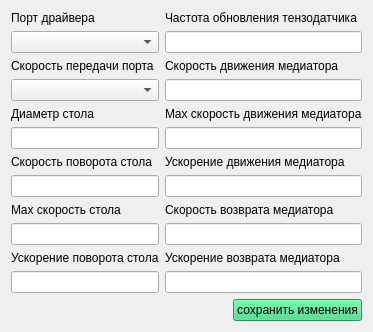
      <widget class="QWidget" name="devise_config">
       <attribute name="title">
        <string>Параметры установки</string>
       </attribute>
       <layout class="QVBoxLayout" name="verticalLayout_36">
        <item>
         <layout class="QVBoxLayout" name="verticalLayout_35">
          <item>
           <layout class="QHBoxLayout" name="horizontalLayout_10">
            <item>
             <layout class="QVBoxLayout" name="verticalLayout_34">
              <item>
               <layout class="QVBoxLayout" name="verticalLayout_21">
                <item>
                 <widget class="QLabel" name="dc_label_operating_port">
                  <property name="text">
                   <string>Порт драйвера</string>
                  </property>
                 </widget>
                </item>
                <item>
                 <widget class="QComboBox" name="dc_operating_port"/>
                </item>
               </layout>
              </item>
              <item>
               <layout class="QVBoxLayout" name="verticalLayout_22">
                <item>
                 <widget class="QLabel" name="dc_label_serial_baud_rate">
                  <property name="text">
                   <string>Скорость передачи порта</string>
                  </property>
                 </widget>
                </item>
                <item>
                 <widget class="QComboBox" name="dc_serial_baud_rate"/>
                </item>
               </layout>
              </item>
              <item>
               <layout class="QVBoxLayout" name="verticalLayout_23">
                <item>
                 <widget class="QLabel" name="dc_label_base_diameter">
                  <property name="text">
                   <string>Диаметр стола</string>
                  </property>
                 </widget>
                </item>
                <item>
                 <widget class="QLineEdit" name="dc_base_diameter">
                  <property name="text">
                   <string/>
                  </property>
                 </widget>
                </item>
               </layout>
              </item>
              <item>
               <layout class="QVBoxLayout" name="verticalLayout_24">
                <item>
                 <widget class="QLabel" name="dc_label_base_motor_speed">
                  <property name="text">
                   <string>Скорость поворота стола</string>
                  </property>
                 </widget>
                </item>
                <item>
                 <widget class="QLineEdit" name="dc_base_motor_speed">
                  <property name="text">
                   <string/>
                  </property>
                 </widget>
                </item>
               </layout>
              </item>
              <item>
               <layout class="QVBoxLayout" name="verticalLayout_25">
                <item>
                 <widget class="QLabel" name="dc_label_base_motor_max_speed">
                  <property name="text">
                   <string>Max скорость стола</string>
                  </property>
                 </widget>
                </item>
                <item>
                 <widget class="QLineEdit" name="dc_base_motor_max_speed">
                  <property name="text">
                   <string/>
                  </property>
                 </widget>
                </item>
               </layout>
              </item>
              <item>
               <layout class="QVBoxLayout" name="verticalLayout_26">
                <item>
                 <widget class="QLabel" name="dc_label_base_motor_accel">
                  <property name="text">
                   <string>Ускорение поворота стола</string>
                  </property>
                 </widget>
                </item>
                <item>
                 <widget class="QLineEdit" name="dc_base_motor_accel">
                  <property name="text">
                   <string/>
                  </property>
                 </widget>
                </item>
               </layout>
              </item>
             </layout>
            </item>
            <item>
             <layout class="QVBoxLayout" name="verticalLayout_33">
              <item>
               <layout class="QVBoxLayout" name="verticalLayout_27">
                <item>
                 <widget class="QLabel" name="dc_label_tenzo_update_rate">
                  <property name="text">
                   <string>Частота обновления тензодатчика</string>
                  </property>
                 </widget>
                </item>
                <item>
                 <widget class="QLineEdit" name="dc_tenzo_update_rate">
                  <property name="text">
                   <string/>
                  </property>
                 </widget>
                </item>
               </layout>
              </item>
              <item>
               <layout class="QVBoxLayout" name="verticalLayout_28">
                <item>
                 <widget class="QLabel" name="dc_label_head_motor_speed">
                  <property name="text">
                   <string>Скорость движения медиатора</string>
                  </property>
                 </widget>
                </item>
                <item>
                 <widget class="QLineEdit" name="dc_head_motor_speed">
                  <property name="text">
                   <string/>
                  </property>
                 </widget>
                </item>
               </layout>
              </item>
              <item>
               <layout class="QVBoxLayout" name="verticalLayout_29">
                <item>
                 <widget class="QLabel" name="dc_label_head_motor_max_speed">
                  <property name="text">
                   <string>Max скорость движения медиатора</string>
                  </property>
                 </widget>
                </item>
                <item>
                 <widget class="QLineEdit" name="dc_head_motor_max_speed">
                  <property name="text">
                   <string/>
                  </property>
                 </widget>
                </item>
               </layout>
              </item>
              <item>
               <layout class="QVBoxLayout" name="verticalLayout_30">
                <item>
                 <widget class="QLabel" name="dc_label_head_motor_accel">
                  <property name="text">
                   <string>Ускорение движения медиатора</string>
                  </property>
                 </widget>
                </item>
                <item>
                 <widget class="QLineEdit" name="dc_head_motor_accel">
                  <property name="text">
                   <string/>
                  </property>
                 </widget>
                </item>
               </layout>
              </item>
              <item>
               <layout class="QVBoxLayout" name="verticalLayout_31">
                <item>
                 <widget class="QLabel" name="dc_label_head_motor_returning_speed">
                  <property name="text">
                   <string>Скорость возврата медиатора</string>
                  </property>
                 </widget>
                </item>
                <item>
                 <widget class="QLineEdit" name="dc_head_motor_returning_speed">
                  <property name="text">
                   <string/>
                  </property>
                 </widget>
                </item>
               </layout>
              </item>
              <item>
               <layout class="QVBoxLayout" name="verticalLayout_32">
                <item>
                 <widget class="QLabel" name="dc_label_head_motor_returning_accel">
                  <property name="text">
                   <string>Ускорение возврата медиатора</string>
                  </property>
                 </widget>
                </item>
                <item>
                 <widget class="QLineEdit" name="dc_head_motor_returning_accel">
                  <property name="text">
                   <string/>
                  </property>
                 </widget>
                </item>
               </layout>
              </item>
             </layout>
            </item>
           </layout>
          </item>
          <item>
           <layout class="QHBoxLayout" name="horizontalLayout_9">
            <item>
             <spacer name="horizontalSpacer_2">
              <property name="orientation">
               <enum>Qt::Horizontal</enum>
              </property>
              <property name="sizeHint" stdset="0">
               <size>
                <width>40</width>
                <height>20</height>
               </size>
              </property>
             </spacer>
            </item>
            <item>
             <widget class="QPushButton" name="dc_save">
              <property name="palette">
               <palette>
                <active>
                 <colorrole role="WindowText">
                  <brush brushstyle="SolidPattern">
                   <color alpha="255">
                    <red>0</red>
                    <green>0</green>
                    <blue>0</blue>
                   </color>
                  </brush>
                 </colorrole>
                 <colorrole role="Button">
                  <brush brushstyle="SolidPattern">
                   <color alpha="255">
                    <red>51</red>
                    <green>209</green>
                    <blue>122</blue>
                   </color>
                  </brush>
                 </colorrole>
                 <colorrole role="Light">
                  <brush brushstyle="SolidPattern">
                   <color alpha="255">
                    <red>121</red>
                    <green>255</green>
                    <blue>181</blue>
                   </color>
                  </brush>
                 </colorrole>
                 <colorrole role="Midlight">
                  <brush brushstyle="SolidPattern">
                   <color alpha="255">
                    <red>86</red>
                    <green>232</green>
                    <blue>151</blue>
                   </color>
                  </brush>
                 </colorrole>
                 <colorrole role="Dark">
                  <brush brushstyle="SolidPattern">
                   <color alpha="255">
                    <red>25</red>
                    <green>104</green>
                    <blue>61</blue>
                   </color>
                  </brush>
                 </colorrole>
                 <colorrole role="Mid">
                  <brush brushstyle="SolidPattern">
                   <color alpha="255">
                    <red>34</red>
                    <green>139</green>
                    <blue>81</blue>
                   </color>
                  </brush>
                 </colorrole>
                 <colorrole role="Text">
                  <brush brushstyle="SolidPattern">
                   <color alpha="255">
                    <red>0</red>
                    <green>0</green>
                    <blue>0</blue>
                   </color>
                  </brush>
                 </colorrole>
                 <colorrole role="BrightText">
                  <brush brushstyle="SolidPattern">
                   <color alpha="255">
                    <red>255</red>
                    <green>255</green>
                    <blue>255</blue>
                   </color>
                  </brush>
                 </colorrole>
                 <colorrole role="ButtonText">
                  <brush brushstyle="SolidPattern">
                   <color alpha="255">
                    <red>0</red>
                    <green>0</green>
                    <blue>0</blue>
                   </color>
                  </brush>
                 </colorrole>
                 <colorrole role="Base">
                  <brush brushstyle="SolidPattern">
                   <color alpha="255">
                    <red>255</red>
                    <green>255</green>
                    <blue>255</blue>
                   </color>
                  </brush>
                 </colorrole>
                 <colorrole role="Window">
                  <brush brushstyle="SolidPattern">
                   <color alpha="255">
                    <red>51</red>
                    <green>209</green>
                    <blue>122</blue>
                   </color>
                  </brush>
                 </colorrole>
                 <colorrole role="Shadow">
                  <brush brushstyle="SolidPattern">
                   <color alpha="255">
                    <red>0</red>
                    <green>0</green>
                    <blue>0</blue>
                   </color>
                  </brush>
                 </colorrole>
                 <colorrole role="AlternateBase">
                  <brush brushstyle="SolidPattern">
                   <color alpha="255">
                    <red>153</red>
                    <green>232</green>
                    <blue>188</blue>
                   </color>
                  </brush>
                 </colorrole>
                 <colorrole role="ToolTipBase">
                  <brush brushstyle="SolidPattern">
                   <color alpha="255">
                    <red>255</red>
                    <green>255</green>
                    <blue>220</blue>
                   </color>
                  </brush>
                 </colorrole>
                 <colorrole role="ToolTipText">
                  <brush brushstyle="SolidPattern">
                   <color alpha="255">
                    <red>0</red>
                    <green>0</green>
                    <blue>0</blue>
                   </color>
                  </brush>
                 </colorrole>
                 <colorrole role="PlaceholderText">
                  <brush brushstyle="SolidPattern">
                   <color alpha="128">
                    <red>0</red>
                    <green>0</green>
                    <blue>0</blue>
                   </color>
                  </brush>
                 </colorrole>
                </active>
                <inactive>
                 <colorrole role="WindowText">
                  <brush brushstyle="SolidPattern">
                   <color alpha="255">
                    <red>0</red>
                    <green>0</green>
                    <blue>0</blue>
                   </color>
                  </brush>
                 </colorrole>
                 <colorrole role="Button">
                  <brush brushstyle="SolidPattern">
                   <color alpha="255">
                    <red>51</red>
                    <green>209</green>
                    <blue>122</blue>
                   </color>
                  </brush>
                 </colorrole>
                 <colorrole role="Light">
                  <brush brushstyle="SolidPattern">
                   <color alpha="255">
                    <red>121</red>
                    <green>255</green>
                    <blue>181</blue>
                   </color>
                  </brush>
                 </colorrole>
                 <colorrole role="Midlight">
                  <brush brushstyle="SolidPattern">
                   <color alpha="255">
                    <red>86</red>
                    <green>232</green>
                    <blue>151</blue>
                   </color>
                  </brush>
                 </colorrole>
                 <colorrole role="Dark">
                  <brush brushstyle="SolidPattern">
                   <color alpha="255">
                    <red>25</red>
                    <green>104</green>
                    <blue>61</blue>
                   </color>
                  </brush>
                 </colorrole>
                 <colorrole role="Mid">
                  <brush brushstyle="SolidPattern">
                   <color alpha="255">
                    <red>34</red>
                    <green>139</green>
                    <blue>81</blue>
                   </color>
                  </brush>
                 </colorrole>
                 <colorrole role="Text">
                  <brush brushstyle="SolidPattern">
                   <color alpha="255">
                    <red>0</red>
                    <green>0</green>
                    <blue>0</blue>
                   </color>
                  </brush>
                 </colorrole>
                 <colorrole role="BrightText">
                  <brush brushstyle="SolidPattern">
                   <color alpha="255">
                    <red>255</red>
                    <green>255</green>
                    <blue>255</blue>
                   </color>
                  </brush>
                 </colorrole>
                 <colorrole role="ButtonText">
                  <brush brushstyle="SolidPattern">
                   <color alpha="255">
                    <red>0</red>
                    <green>0</green>
                    <blue>0</blue>
                   </color>
                  </brush>
                 </colorrole>
                 <colorrole role="Base">
                  <brush brushstyle="SolidPattern">
                   <color alpha="255">
                    <red>255</red>
                    <green>255</green>
                    <blue>255</blue>
                   </color>
                  </brush>
                 </colorrole>
                 <colorrole role="Window">
                  <brush brushstyle="SolidPattern">
                   <color alpha="255">
                    <red>51</red>
                    <green>209</green>
                    <blue>122</blue>
                   </color>
                  </brush>
                 </colorrole>
                 <colorrole role="Shadow">
                  <brush brushstyle="SolidPattern">
                   <color alpha="255">
                    <red>0</red>
                    <green>0</green>
                    <blue>0</blue>
                   </color>
                  </brush>
                 </colorrole>
                 <colorrole role="AlternateBase">
                  <brush brushstyle="SolidPattern">
                   <color alpha="255">
                    <red>153</red>
                    <green>232</green>
                    <blue>188</blue>
                   </color>
                  </brush>
                 </colorrole>
                 <colorrole role="ToolTipBase">
                  <brush brushstyle="SolidPattern">
                   <color alpha="255">
                    <red>255</red>
                    <green>255</green>
                    <blue>220</blue>
                   </color>
                  </brush>
                 </colorrole>
                 <colorrole role="ToolTipText">
                  <brush brushstyle="SolidPattern">
                   <color alpha="255">
                    <red>0</red>
                    <green>0</green>
                    <blue>0</blue>
                   </color>
                  </brush>
                 </colorrole>
                 <colorrole role="PlaceholderText">
                  <brush brushstyle="SolidPattern">
                   <color alpha="128">
                    <red>0</red>
                    <green>0</green>
                    <blue>0</blue>
                   </color>
                  </brush>
                 </colorrole>
                </inactive>
                <disabled>
                 <colorrole role="WindowText">
                  <brush brushstyle="SolidPattern">
                   <color alpha="255">
                    <red>25</red>
                    <green>104</green>
                    <blue>61</blue>
                   </color>
                  </brush>
                 </colorrole>
                 <colorrole role="Button">
                  <brush brushstyle="SolidPattern">
                   <color alpha="255">
                    <red>51</red>
                    <green>209</green>
                    <blue>122</blue>
                   </color>
                  </brush>
                 </colorrole>
                 <colorrole role="Light">
                  <brush brushstyle="SolidPattern">
                   <color alpha="255">
                    <red>121</red>
                    <green>255</green>
                    <blue>181</blue>
                   </color>
                  </brush>
                 </colorrole>
                 <colorrole role="Midlight">
                  <brush brushstyle="SolidPattern">
                   <color alpha="255">
                    <red>86</red>
                    <green>232</green>
                    <blue>151</blue>
                   </color>
                  </brush>
                 </colorrole>
                 <colorrole role="Dark">
                  <brush brushstyle="SolidPattern">
                   <color alpha="255">
                    <red>25</red>
                    <green>104</green>
                    <blue>61</blue>
                   </color>
                  </brush>
                 </colorrole>
                 <colorrole role="Mid">
                  <brush brushstyle="SolidPattern">
                   <color alpha="255">
                    <red>34</red>
                    <green>139</green>
                    <blue>81</blue>
                   </color>
                  </brush>
                 </colorrole>
                 <colorrole role="Text">
                  <brush brushstyle="SolidPattern">
                   <color alpha="255">
                    <red>25</red>
                    <green>104</green>
                    <blue>61</blue>
                   </color>
                  </brush>
                 </colorrole>
                 <colorrole role="BrightText">
                  <brush brushstyle="SolidPattern">
                   <color alpha="255">
                    <red>255</red>
                    <green>255</green>
                    <blue>255</blue>
                   </color>
                  </brush>
                 </colorrole>
                 <colorrole role="ButtonText">
                  <brush brushstyle="SolidPattern">
                   <color alpha="255">
                    <red>25</red>
                    <green>104</green>
                    <blue>61</blue>
                   </color>
                  </brush>
                 </colorrole>
                 <colorrole role="Base">
                  <brush brushstyle="SolidPattern">
                   <color alpha="255">
                    <red>51</red>
                    <green>209</green>
                    <blue>122</blue>
                   </color>
                  </brush>
                 </colorrole>
                 <colorrole role="Window">
                  <brush brushstyle="SolidPattern">
                   <color alpha="255">
                    <red>51</red>
                    <green>209</green>
                    <blue>122</blue>
                   </color>
                  </brush>
                 </colorrole>
                 <colorrole role="Shadow">
                  <brush brushstyle="SolidPattern">
                   <color alpha="255">
                    <red>0</red>
                    <green>0</green>
                    <blue>0</blue>
                   </color>
                  </brush>
                 </colorrole>
                 <colorrole role="AlternateBase">
                  <brush brushstyle="SolidPattern">
                   <color alpha="255">
                    <red>51</red>
                    <green>209</green>
                    <blue>122</blue>
                   </color>
                  </brush>
                 </colorrole>
                 <colorrole role="ToolTipBase">
                  <brush brushstyle="SolidPattern">
                   <color alpha="255">
                    <red>255</red>
                    <green>255</green>
                    <blue>220</blue>
                   </color>
                  </brush>
                 </colorrole>
                 <colorrole role="ToolTipText">
                  <brush brushstyle="SolidPattern">
                   <color alpha="255">
                    <red>0</red>
                    <green>0</green>
                    <blue>0</blue>
                   </color>
                  </brush>
                 </colorrole>
                 <colorrole role="PlaceholderText">
                  <brush brushstyle="SolidPattern">
                   <color alpha="128">
                    <red>0</red>
                    <green>0</green>
                    <blue>0</blue>
                   </color>
                  </brush>
                 </colorrole>
                </disabled>
               </palette>
              </property>
              <property name="text">
               <string>сохранить изменения</string>
              </property>
             </widget>
            </item>
           </layout>
          </item>
         </layout>
        </item>
       </layout>
      </widget>
